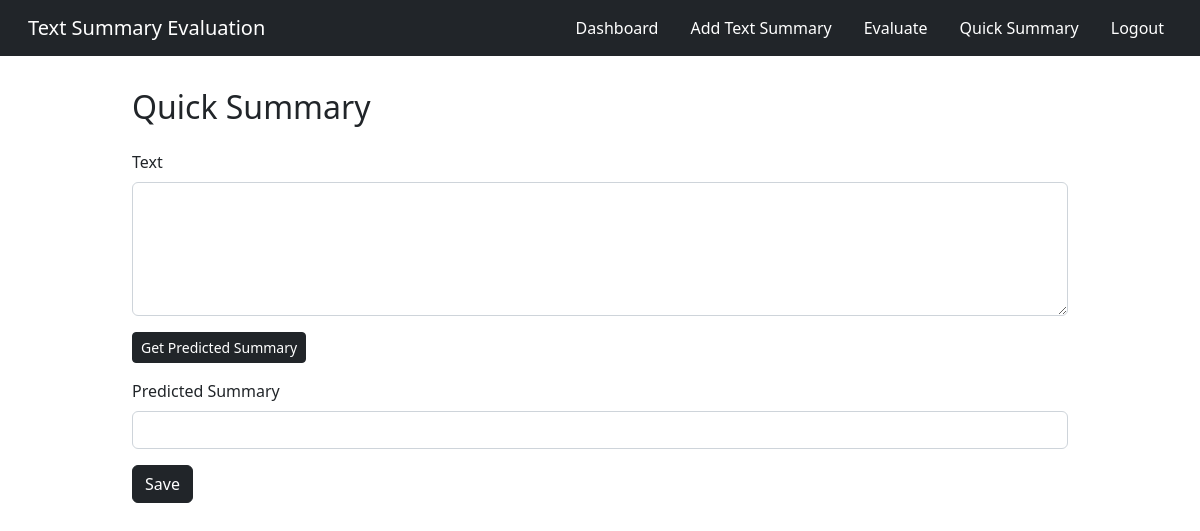
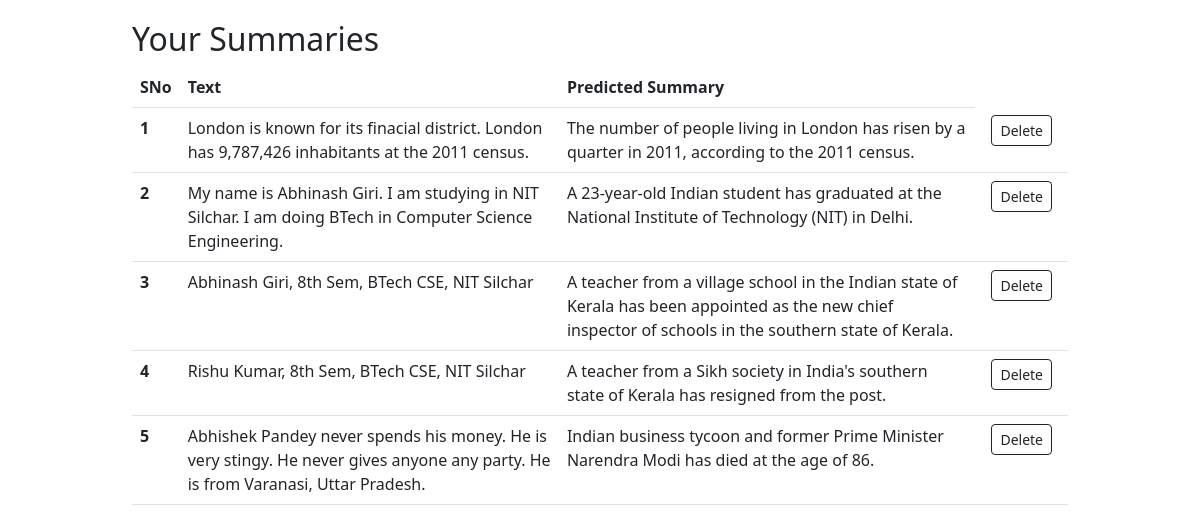
The page /quick_summary (signed in) on the database as committed earlier (2 pictures, top to bottom).
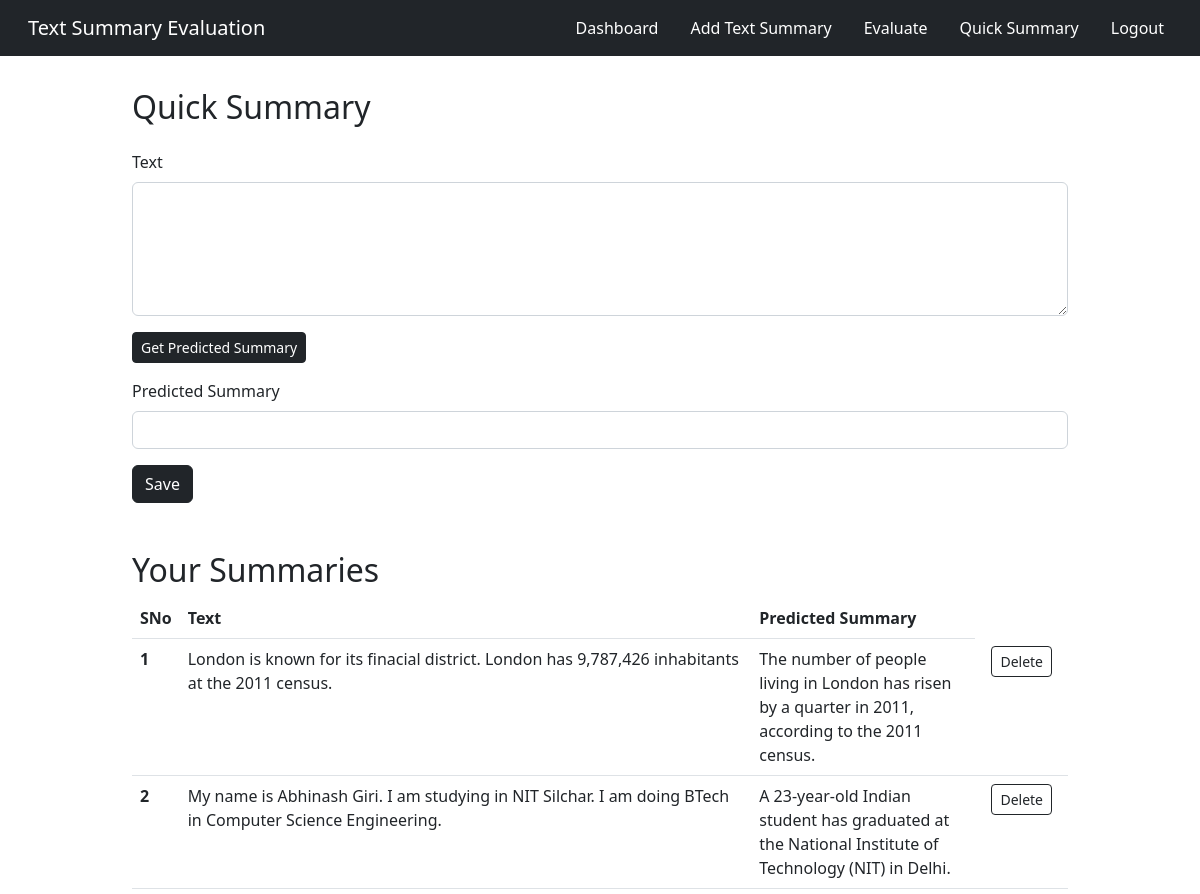
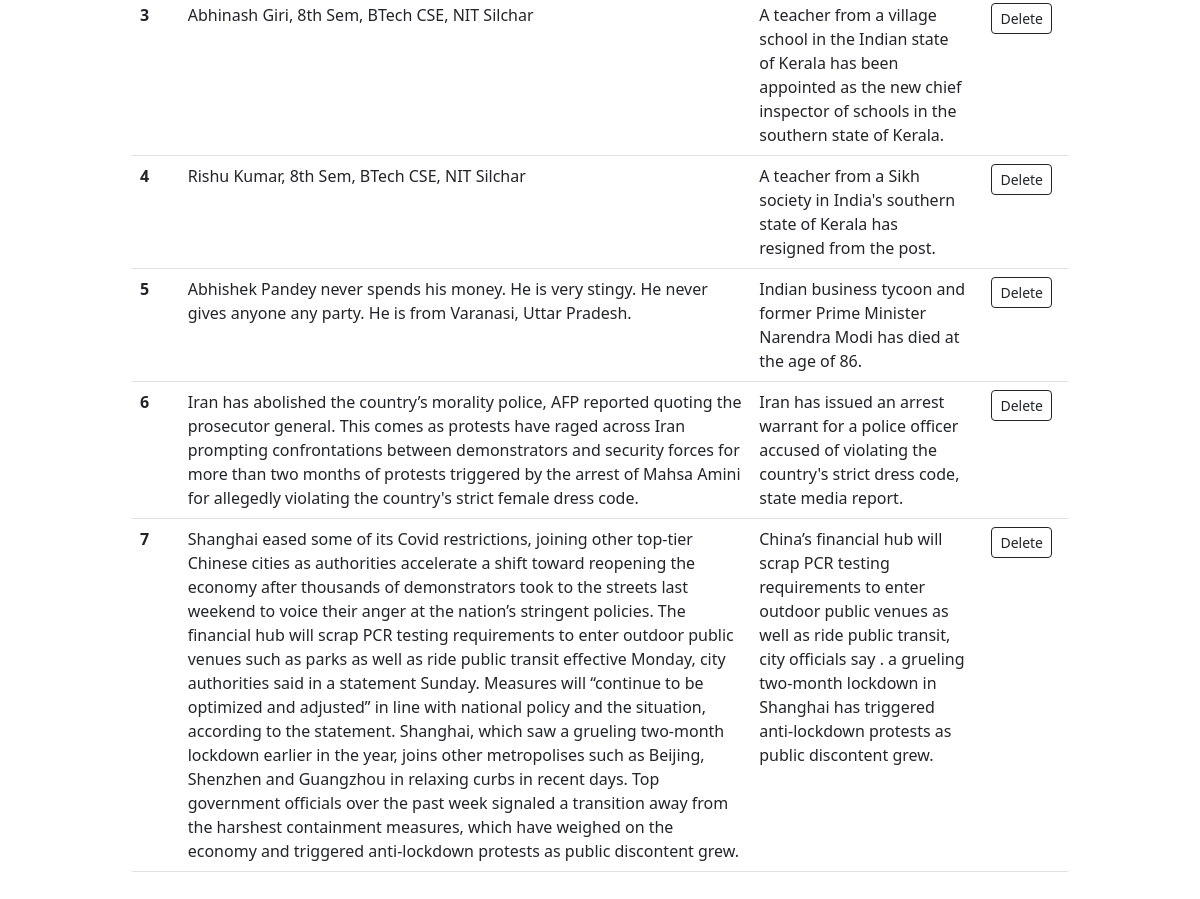
The same page on the database as committed later (2 pictures, top to bottom).
### app.py (models this page shows, shortened)
class QuickSummary(db.Model):
    sno = db.Column(db.Integer, primary_key=True)
    text = db.Column(db.String(10000), nullable=False)
    predicted_summary = db.Column(db.String(1000), nullable=False)
    user_id = db.Column(db.Integer, nullable=False)
    date_created = db.Column(db.DateTime, default=datetime.utcnow)

### app.py (the view, shortened to what this page needs)
@app.route('/quick_summary', methods=['GET', 'POST'])
@login_required
def quick_summary():
    allQuickSummary = QuickSummary.query.filter_by(user_id=current_user.id).all()
    return render_template('quick_summary.html', allQuickSummary=allQuickSummary)

### app.py (called while the page is built)
@login_manager.user_loader
def load_user(user_id):
    return User.get(user_id)

    def get(id):
        return User.query.filter_by(id=id).first()

### templates/quick_summary.html (shortened to what this page needs)
<!doctype html>
<html lang="en">
<head>
    <link href="https://cdn.jsdelivr.net/npm/bootstrap@5.2.1/dist/css/bootstrap.min.css" rel="stylesheet"
>
</head>
<body>
{% extends 'base2.html' %}
{% block body %}
    <div class="container">
        <h2>Quick Summary</h2>
        <form class="form" action="{{url_for('quick_summary')}}" method="POST">
            <div class="mb-3">
                <label for="text" class="form-label">Text</label>
                <textarea class="form-control" rows="5" name="text">{{text}}</textarea>
            </div>
            <button type="submit" class="btn btn-dark btn-sm" name="get_predicted_summary">Get Predicted Summary</button>
            <div class="mb-3">
                <label for="predicted_summary" class="form-label">Predicted Summary</label>
                <input type="text" class="form-control" name="predicted_summary" value="{{predicted_summary}}" readonly>
            </div>
            <button type="submit" class="btn btn-dark mb-3" name="submit" formaction="{{url_for('save_quick_summary')}}">Save</button>
        </form>
    </div>
    <div class="container">
        <h2>Your Summaries</h2>
        {% if allQuickSummary|length == 0%}
            <div class="alert alert-dark" role="alert">
                No record
            </div>
        {% else %}
            <table class="table">
                <thead>
                    <tr>
                        <th scope="col">SNo</th>
                        <th scope="col">Text</th>
                        <th scope="col">Predicted Summary</th>
                    </tr>
                </thead>
                <tbody>
                    {% for quick_summary in allQuickSummary %}
                        <tr>
                            <th scope="row">{{loop.index}}</th>
                            <td>{{quick_summary.text}}</td>
                            <td>{{quick_summary.predicted_summary}}</td>
                            <td>
                                <a href="/quick_summary/delete/{{quick_summary.sno}}" type="button" class="btn btn-outline-dark btn-sm mx-2">Delete</button>
                            </td>
                        </tr>
                    {% endfor %}
                </tbody>
            </table>
        {% endif %}
    </div>
{% endblock body %}

### templates/base2.html (shortened to what this page needs)
<!doctype html>
<html lang="en">
<head>
    <link href="https://cdn.jsdelivr.net/npm/bootstrap@5.2.1/dist/css/bootstrap.min.css" rel="stylesheet"
>
</head>
<body>
    <nav class="navbar navbar-expand navbar-dark bg-dark">
        <div class="container-fluid">
            <a class="navbar-brand ms-3">Text Summary Evaluation</a>
            <div class="collapse navbar-collapse" id="navbarSupportedContent">
                <ul class="navbar-nav ms-auto mb-2 mb-lg-0">
                    <li class="nav-item ms-3">
                        <a class="nav-link active" aria-current="page" href="{{url_for('dashboard')}}">Dashboard</a>
                    </li>
                    <li class="nav-item ms-3">
                        <a class="nav-link active" aria-current="page" href="{{url_for('textsum')}}">Add Text Summary</a>
                    </li>
                    <li class="nav-item ms-3">
                        <a class="nav-link active" aria-current="page" href="{{url_for('evaluate')}}">Evaluate</a>
                    </li>
                    <li class="nav-item ms-3">
                        <a class="nav-link active" aria-current="page" href="{{url_for('quick_summary')}}">Quick Summary</a>
                    </li>
                    <li class="nav-item ms-3 me-3">
                        <a class="nav-link active" aria-current="page" href="{{url_for('logout')}}">Logout</a>
                    </li>
                </ul>
            </div>
        </div>
    </nav>
{% block body %}
{% endblock body %}
</body>
</html>

### templates/quick_summary.html (style rules this page uses)
.container { margin: 2rem 2rem 2rem 2rem; max-width: 80% !important; }
label { padding-top: 1rem; }

Rows that differ between the two databases and show on the page:
added QuickSummary: text "Iran has abolished the country’s morality police, AFP reported quoting the prosecutor general. This comes as protests have raged across Iran prompting confrontations between demonstrators and security forces for more than two months of protests triggered by the arrest of Mahsa Amini for allegedly violating the country's strict female dress code.", predicted_summary "Iran has issued an arrest warrant for a police officer accused of violating the country's strict dress code, state media report."
added QuickSummary: text "Shanghai eased some of its Covid restrictions, joining other top-tier Chinese cities as authorities accelerate a shift toward reopening the economy after thousands of demonstrators took to the streets last weekend to voice their anger at the nation’s stringent policies. The financial hub will scrap PCR testing requirements to enter outdoor public venues such as parks as well as ride public transit effective Monday, city authorities said in a statement Sunday. Measures will “continue to be optimized and adjusted” in line with national policy and the situation, according to the statement. Shanghai, which saw a grueling two-month lockdown earlier in the year, joins other metropolises such as…", predicted_summary "China’s financial hub will scrap PCR testing requirements to enter outdoor public venues as well as ride public transit, city officials say . a grueling two-month lockdown in Shanghai has triggered anti-lockdown protests as public discontent grew."
